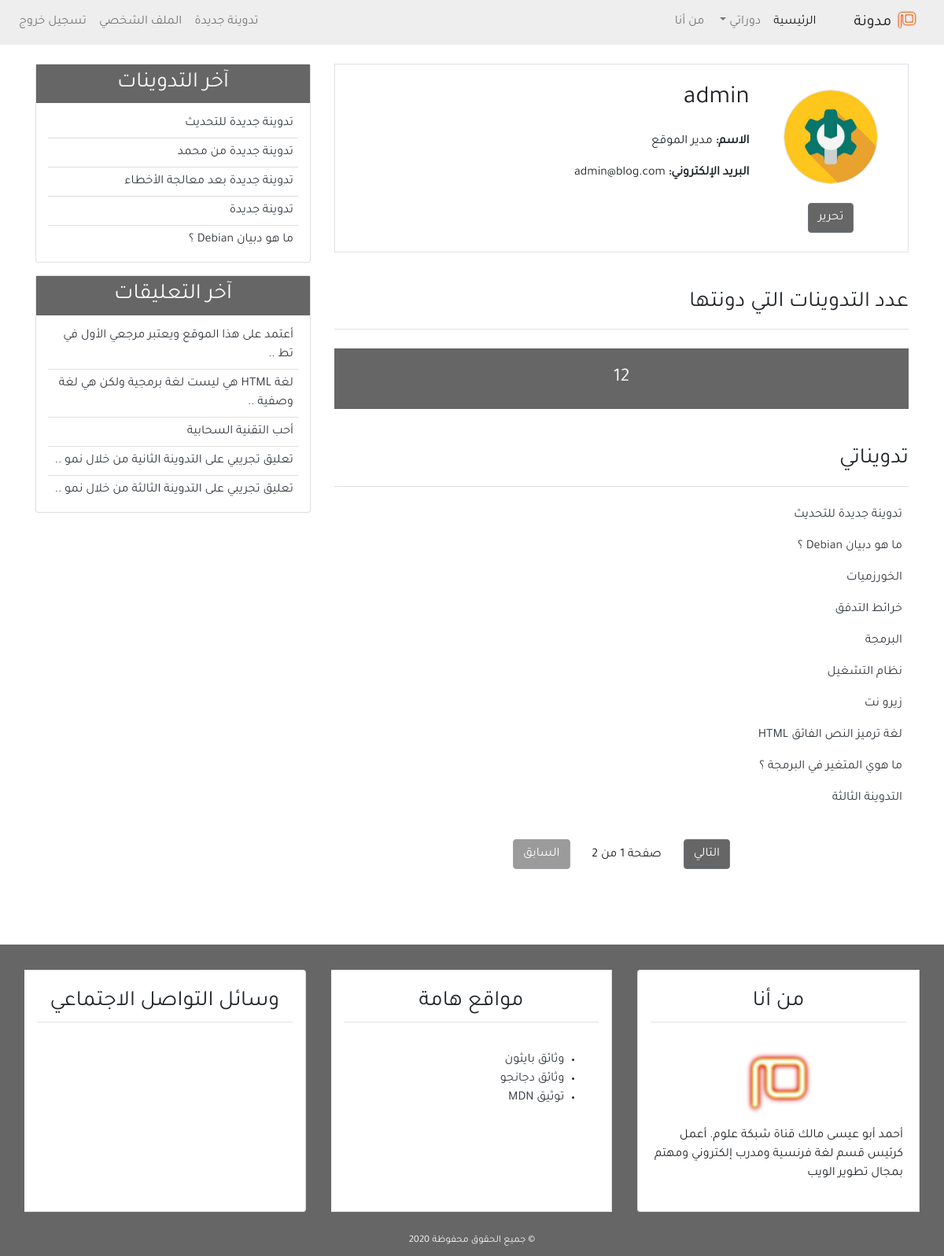
/profile/ (signed in), run on the app's committed database.
### user/models.py (models this page shows, shortened)
class Profile(models.Model):
    image = models.ImageField(default='default.jpg', upload_to='profile_pics')
    user = models.OneToOneField(User, on_delete=models.CASCADE)

### blog/models.py (models this page shows, shortened)
class Post(models.Model):
    title = models.CharField(max_length=100)
    content = models.TextField()
    post_date = models.DateTimeField(default=timezone.now)
    post_update = models.DateTimeField(auto_now=True)
    author = models.ForeignKey(User, on_delete=models.CASCADE)
    class Meta:
        ordering = ('-post_date', )

class Comment(models.Model):
    name = models.CharField(max_length=50, verbose_name='الاسم')
    email = models.EmailField(verbose_name='البريد الإلكتروني')
    body = models.TextField(verbose_name='التعليق')
    comment_date = models.DateTimeField(auto_now_add=True)
    active = models.BooleanField(default=False)
    post = models.ForeignKey(
        Post, on_delete=models.CASCADE, related_name='comments')
    class Meta:
        ordering = ('-comment_date',)

### user/views.py (the view)
# urls.py: path('profile/', views.profile, name='profile'),
@login_required(login_url='login')
def profile(request):
    posts = Post.objects.filter(author=request.user)
    post_list = Post.objects.filter(author=request.user)
    paginator = Paginator(post_list, 10)
    page = request.GET.get('page')
    try:
        post_list = paginator.page(page)
    except PageNotAnInteger:
        post_list = paginator.page(1)
    except EmptyPage:
        post_list = paginator.page(paginator.num_page)
    return render(request, 'user/profile.html', {
        'title': 'الملف الشخصي',
        'posts': posts,
        'page': page,
        'post_list': post_list,
    })

### blog/templatetags/post_tag.py (called while the page is built)
@register.inclusion_tag('blog/latest_posts.html')
def latest_posts():
    context = {
        'l_posts': Post.objects.all()[0:5],
    }
    return context

@register.inclusion_tag('blog/latest_comments.html')
def latest_comments():
    context = {
        'l_comments': Comment.objects.filter(active=True)[:5],
    }
    return context

### user/templates/user/profile.html (shortened to what this page needs)
{% extends 'blog/base.html' %}
{% block content %}
<div class="border p-4 mb-5">
    <div class="row">
        <div class="col-md-3 text-center">
            <img class="img-fluid rounded-circle border m-2" style="width: 120px; height:120px;"
                src="{{user.profile.image.url}}" alt="{{user.username}}">
            <div class="mt-3">
                <a class="btn btn-secondary bg-secondary" href="{% url 'profile_update' %}"> تحرير</a>
            </div>
        </div>
        <div class="col-md-9">
            <h2 class="mb-4">{{user.username}}</h2>
            <p class="font-weight-bold">الاسم: <span class="font-weight-normal">{{user.first_name}}
                    {{user.last_name}}</span></p>
            <p class="font-weight-bold">البريد الإلكتروني: <span class="font-weight-normal">{{user.email}}</span></p>
        </div>
    </div>
</div>
<div class="row mb-5">
    <div class="col-md">
        <h3 class="border-bottom pb-3 mb-4">عدد التدوينات التي دونتها</h3>
        <h4 class="bg-secondary text-center p-4 text-light">
            {{posts.count}}
        </h4>
        <h3 class="border-bottom mb-4 pb-3 mt-5">تدويناتي</h3>
        {% for post in post_list %}
        <ul class="pr-2">
            <a class="text-dark" href="{% url 'detail' post.id %}">{{post.title}}</a>
        </ul>
        {% empty %}
        <h4 class="text-center mb-5">لا يوجد تدوينات</h4>
        {% endfor %}
        {% include 'blog/pagination.html' with page=post_list %}
    </div>
</div>
{% endblock content %}

### blog/templates/blog/latest_posts.html
<ul class="list-group-flush latest-post">
    {% for post in l_posts %}
    <li class="list-group-item latest-post-item">
        <a class="text-dark" href="{% url 'detail' post.id %}">{{post.title}}</a>
    </li>
    {% empty %}
    <li class="list-group-item latest-post-item">لا يوجد تدوينات</li>
    {% endfor %}
</ul>

### blog/templates/blog/latest_comments.html
<ul class="list-group-flush latest-comment">
    {% for comment in l_comments %}
    <li class="list-group-item latest-comment-item">
        <a class="text-dark" href="{% url 'detail' comment.post.id %}">
            {% if comment.body|length > 40 %}
            {{comment.body|slice:'45'}} ..
            {% else %}
            {{comment.body}}
            {% endif %}
        </a>
    </li>
    {% empty %}
    <li class="list-group-item latest-comment-item">لا يوجد تعليقات</li>
    {% endfor %}
</ul>

### blog/static/blog/css/main.css (style rules this page uses)
html, body { direction: rtl; text-align: right; }
body { font-family: 'Tajawal', sans-serif; }
.bg-secondary { background-color: #666 !important; }
.latest-post, .latest-comment { padding: 0 15px; }
.latest-post .latest-post-item, .latest-comment .latest-comment-item { padding: 6px; }
.latest-post li:first-child, .latest-comment li:first-child { border-top: 0; }
.latest-post li:last-child, .latest-comment li:last-child { border-bottom: 0; padding-bottom: 0; }

### data on the page
Post: title "تدوينة جديدة للتحديث"
Post: title "ما هو دبيان Debian ؟"
Post: title "الخورزميات"
Post: title "خرائط التدفق"
Post: title "البرمجة"
Post: title "نظام التشغيل"
Post: title "زيرو نت"
Post: title "لغة ترميز النص الفائق HTML"
Post: title "ما هوي المتغير في البرمجة ؟"
Post: title "التدوينة الثالثة"
Post: title "تدوينة جديدة من محمد"
Post: title "تدوينة جديدة بعد معالجة الأخطاء"
Post: title "تدوينة جديدة"
Comment: body "أعتمد على هذا الموقع ويعتبر مرجعي الأول في تط"
Comment: body "لغة HTML هي ليست لغة برمجية ولكن هي لغة وصفية"
Comment: body "أحب التقنية السحابية"
Comment: body "تعليق تجريبي على التدوينة الثانية من خلال نمو"
Comment: body "تعليق تجريبي على التدوينة الثالثة من خلال نمو"

### other printed values
{{ user.username }} "admin"
{{ user.first_name }} "مدير"
{{ user.last_name }} "الموقع"
{{ user.email }} "admin@blog.com"
{{ posts.count }} "12"
{{ page.paginator.num_pages }} "2"
